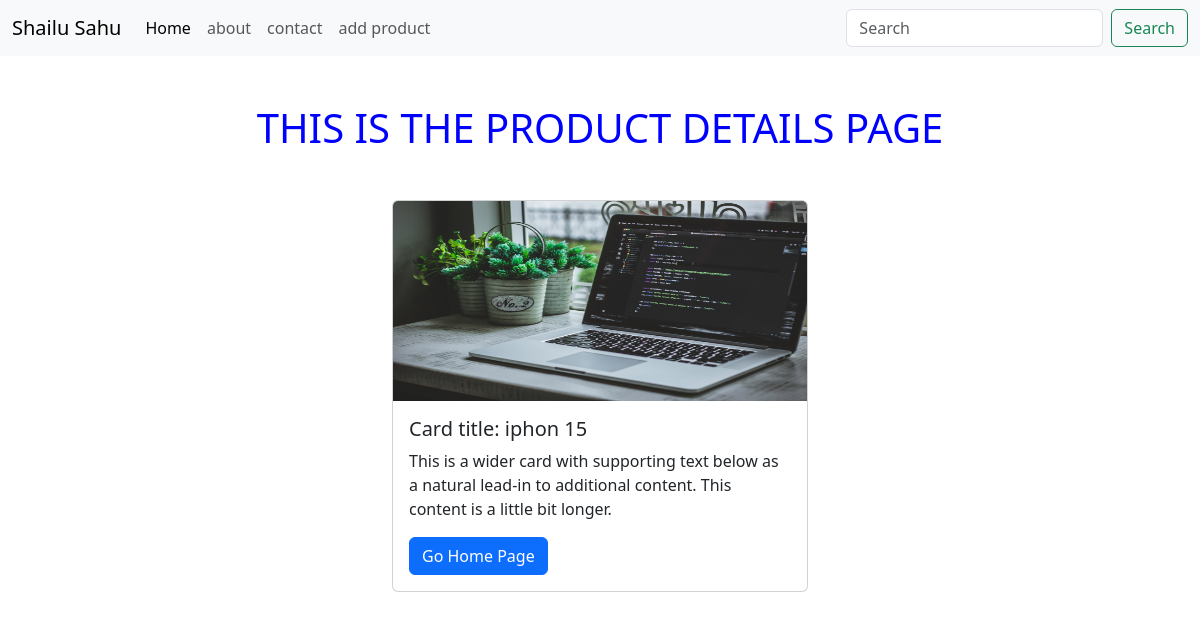
The app's page /details/10 with its own data.
### apps/models.py (models this page shows)
class product(models.Model):
     title = models.CharField(max_length=100)
     description = models.CharField(max_length=500)
     img = models.ImageField(upload_to='images/')

### apps/views.py (the view)
# urls.py: path('details/<int:id>', views.details , name = 'details'),
def details(request,id):
   myproduct = product.objects.all().get(id = id )
   context = {
      'myproduct':myproduct
   }
   return render(request,'details.html',context)

### new_project/templates/details.html
{% extends "base.html"%}
{% load static %}
{% block content %}
{% block extra_css %} <link href="{% static 'about_style/style.css' %}"rel ="stylesheet" type="text/css"> {% endblock %}
<div class="container">
    <h1 class="text-center my-5">THIS IS THE PRODUCT DETAILS PAGE</h1>
    <div class="d-flex flex-wrap gap-4 justify-content-center">
        <div class="card" style="width: 26rem;">
            <img src="{{myproduct.img.url}}" class="card-img-top" alt="..." class="card-img-custom " height = "200px">
            <div class="card-body">
                <h5 class="card-title">Card title: {{myproduct.title}}</h5>
                <p class="card-text">{{myproduct.description}}</p>
                <a href= "/" class="btn btn-primary right">Go Home Page</a>
            </div>
        </div>
    </div>
</div>
{% endblock %}

### new_project/static/about_style/style.css (style rules this page uses)
h1 { color:blue; }

### records on screen
product: img (picture), title "iphon 15", description "This is a wider card with supporting text below as a natural lead-in to additional content. This content is a little bit longer."
